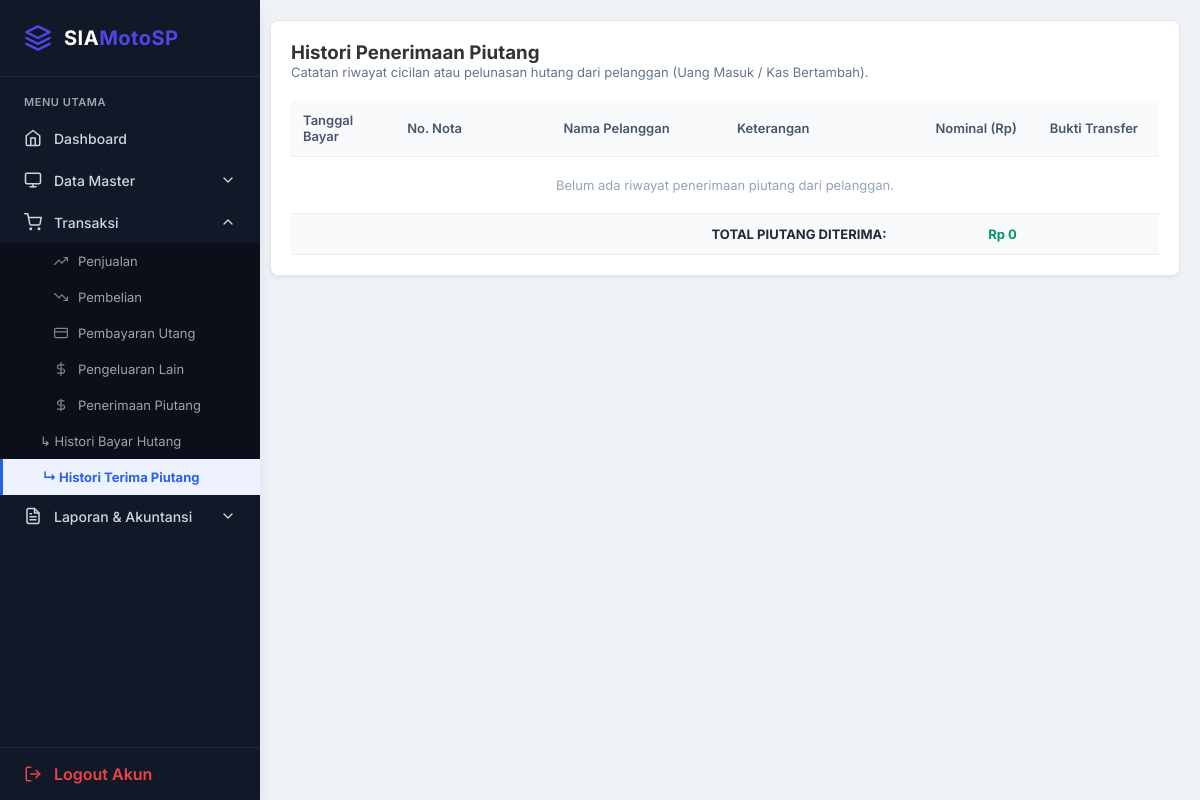
/histori_piutang.php (signed in), run on an earlier commit of the app's database.
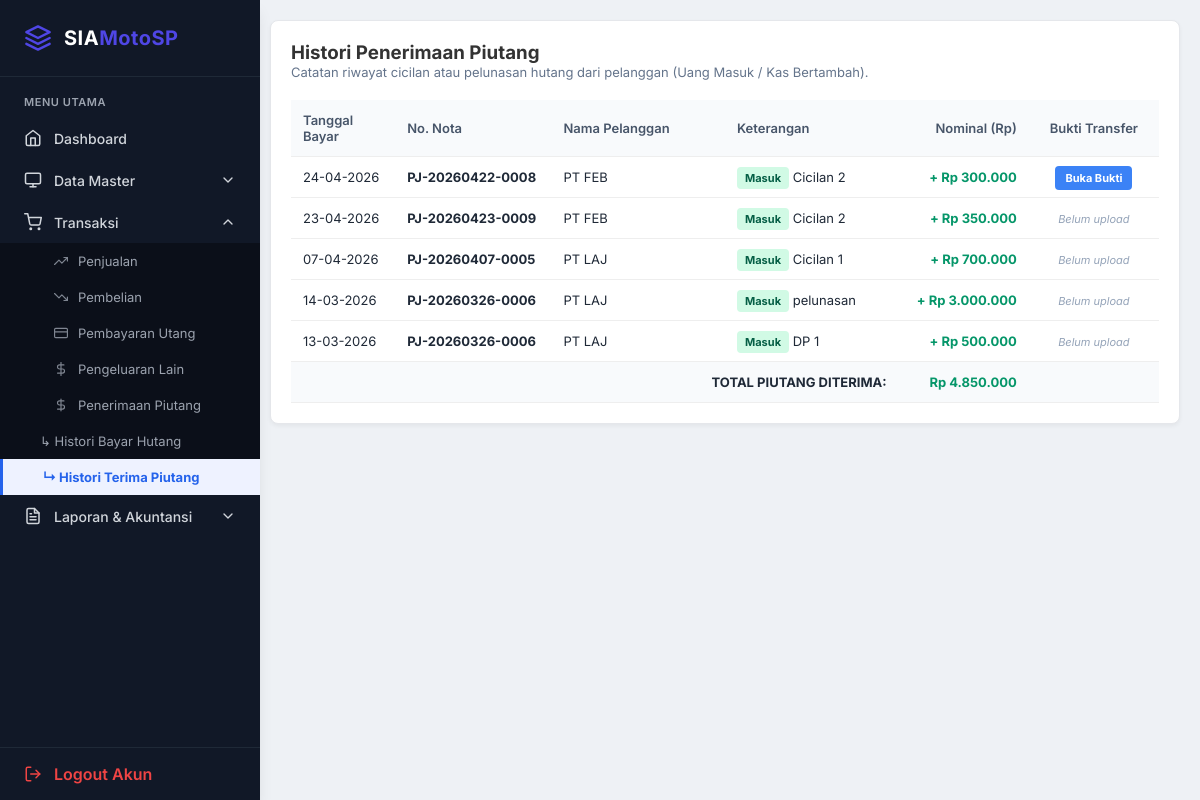
And on a later commit of the database.
### tables this page shows
CREATE TABLE `tb_pembayaran_piutang` (
  `id` int NOT NULL,
  `id_penjualan` int NOT NULL,
  `tanggal` date NOT NULL,
  `jumlah_bayar` decimal(15,2) NOT NULL,
  `keterangan` varchar(255) DEFAULT NULL,
  `created_at` timestamp NOT NULL DEFAULT CURRENT_TIMESTAMP,
  `bukti_bayar` varchar(255) DEFAULT NULL
);

CREATE TABLE `tb_penjualan` (
  `id` int NOT NULL,
  `no_nota` varchar(50) DEFAULT NULL,
  `tanggal` date DEFAULT NULL,
  `nama_pelanggan` varchar(100) DEFAULT NULL,
  `total` decimal(15,2) DEFAULT NULL,
  `metode` enum('tunai','kredit') DEFAULT 'tunai',
  `status_bayar` enum('lunas','belum') DEFAULT 'lunas',
  `sisa_piutang` int DEFAULT '0'
);

### histori_piutang.php (the view, shortened to what this page needs)
<?php
include "config/db.php";
$qHistori = mysqli_query($conn, "
    SELECT pp.*, p.no_nota, p.nama_pelanggan
    FROM tb_pembayaran_piutang pp
    JOIN tb_penjualan p ON pp.id_penjualan = p.id
    ORDER BY pp.tanggal DESC, pp.id DESC
");
?>
<!DOCTYPE html>
<html>
<head>
<link rel="stylesheet" href="inc/style.css">
</head>
<body>
<?php include "sidebar.php"; ?>
<div class="content">
    <div class="card">
        <h3>Histori Penerimaan Piutang</h3>
        <p class="desc">Catatan riwayat cicilan atau pelunasan hutang dari pelanggan (Uang Masuk / Kas Bertambah).</p>
        <table>
            <thead>
                <tr>
                    <th style="width: 12%;">Tanggal Bayar</th>
                    <th style="width: 18%;">No. Nota</th>
                    <th style="width: 20%;">Nama Pelanggan</th>
                    <th style="width: 20%;">Keterangan</th>
                    <th class="right" style="width: 15%;">Nominal (Rp)</th>
                    <th class="center" style="width: 15%;">Bukti Transfer</th>
                </tr>
            </thead>
            <tbody>
                <?php
                $total_masuk = 0;
                if($qHistori && mysqli_num_rows($qHistori) > 0) {
                    while($row = mysqli_fetch_assoc($qHistori)) {
                        $total_masuk += $row['jumlah_bayar'];
                ?>
                <tr>
                    <td><?= date('d-m-Y', strtotime($row['tanggal'])) ?></td>
                    <td><strong><?= isset($row['no_nota']) ? htmlspecialchars($row['no_nota']) : '-' ?></strong></td>
                    <td><?= htmlspecialchars($row['nama_pelanggan']) ?></td>
                    <td><span class="badge-in">Masuk</span> <?= htmlspecialchars($row['keterangan'] ?? 'Pembayaran Piutang') ?></td>
                    <td class="right" style="font-weight: bold; color: #059669;">+ Rp <?= number_format($row['jumlah_bayar'],0,',','.') ?></td>
                    <td class="center">
                        <?php if(!empty($row['bukti_bayar'])): ?>
                            <a href="assets/bukti_bayar/<?= htmlspecialchars($row['bukti_bayar']) ?>" target="_blank" class="btn-bukti">
                                Buka Bukti
                            </a>
                        <?php else: ?>
                            <span style="color:#94a3b8; font-size:11px; font-style:italic;">Belum upload</span>
                        <?php endif; ?>
                    </td>
                </tr>
                <?php
                    }
                } else {
                    echo "<tr><td colspan='6' class='center' style='padding: 20px; color: #94a3b8;'>Belum ada riwayat penerimaan piutang dari pelanggan.</td></tr>";
                }
                ?>
                <tr style="background: #f8fafc; font-weight: bold; font-size: 15px;">
                    <td colspan="4" class="right">TOTAL PIUTANG DITERIMA:</td>
                    <td class="right" style="color: #059669;">Rp <?= number_format($total_masuk,0,',','.') ?></td>
                    <td></td> </tr>
            </tbody>
        </table>
    </div>
</div>
</body>
</html>

### sidebar.php (shortened to what this page needs)
<?php
$current_page = basename($_SERVER['PHP_SELF']);
$menu_master = ['data_barang.php', 'data_kategori.php', 'akun.php', 'supplier.php', 'barang_edit.php'];
$menu_transaksi = ['penjualan.php', 'pembelian.php', 'hutang_pembelian.php', 'pengeluaran.php', 'piutang_penjualan.php', 'histori_hutang.php', 'histori_piutang.php'];
$menu_laporan = ['kartu_stok.php', 'saldo_awal.php', 'jurnal.php', 'jurnal_tambah.php', 'buku_besar.php', 'laporan_laba_rugi.php', 'laporan_neraca.php', 'laporan_stok.php'];
?>
<div class="sidebar">
    <div class="sidebar-brand">
        <svg style="margin-right: 12px;" width="28" height="28" viewBox="0 0 24 24" fill="none" stroke="var(--primary)" stroke-width="2" stroke-linecap="round" stroke-linejoin="round">
            <path d="M12 2L2 7l10 5 10-5-10-5zM2 17l10 5 10-5M2 12l10 5 10-5"/>
        </svg>
        SIA <span>MotoSP</span>
    </div>
    <div style="padding: 18px 24px 8px; font-size: 11px; text-transform: uppercase; font-weight: 600; color: #9CA3AF; letter-spacing: 0.05em;">Menu Utama</div>
    <a href="dashboard.php" class="sidebar-item <?= ($current_page == 'dashboard.php') ? 'active' : '' ?>" style="justify-content: flex-start;">
        <svg style="margin-right: 12px;" width="18" height="18" viewBox="0 0 24 24" fill="none" stroke="currentColor" stroke-width="2" stroke-linecap="round" stroke-linejoin="round"><path d="M3 9l9-7 9 7v11a2 2 0 0 1-2 2H5a2 2 0 0 1-2-2z"></path><polyline points="9 22 9 12 15 12 15 22"></polyline></svg>
        Dashboard
    </a>
    <?php $is_master = in_array($current_page, $menu_master); ?>
    <div class="sidebar-item" onclick="toggleMenu('master', this)">
        <div style="display: flex; align-items: center;">
            Data Master
        </div>
        <svg class="chevron" style="<?= $is_master ? 'transform: rotate(180deg);' : '' ?>" width="16" height="16" viewBox="0 0 24 24" fill="none" stroke="currentColor" stroke-width="2" stroke-linecap="round" stroke-linejoin="round"><polyline points="6 9 12 15 18 9"></polyline></svg>
    </div>
    <?php $is_transaksi = in_array($current_page, $menu_transaksi); ?>
    <div class="sidebar-item" onclick="toggleMenu('transaksi', this)">
        <div style="display: flex; align-items: center;">
            Transaksi
        </div>
        <svg class="chevron" style="<?= $is_transaksi ? 'transform: rotate(180deg);' : '' ?>" width="16" height="16" viewBox="0 0 24 24" fill="none" stroke="currentColor" stroke-width="2" stroke-linecap="round" stroke-linejoin="round"><polyline points="6 9 12 15 18 9"></polyline></svg>
    </div>
    <div class="submenu" id="transaksi" style="<?= $is_transaksi ? 'display: block;' : '' ?>">
        <a href="penjualan.php" class="<?= ($current_page == 'penjualan.php') ? 'active' : '' ?>"><svg width="14" height="14" viewBox="0 0 24 24" fill="none" stroke="currentColor" stroke-width="2" stroke-linecap="round" stroke-linejoin="round"><polyline points="23 6 13.5 15.5 8.5 10.5 1 18"></polyline><polyline points="17 6 23 6 23 12"></polyline></svg> Penjualan</a>
        <a href="pembelian.php" class="<?= ($current_page == 'pembelian.php') ? 'active' : '' ?>"><svg width="14" height="14" viewBox="0 0 24 24" fill="none" stroke="currentColor" stroke-width="2" stroke-linecap="round" stroke-linejoin="round"><polyline points="23 18 13.5 8.5 8.5 13.5 1 6"></polyline><polyline points="17 18 23 18 23 12"></polyline></svg> Pembelian</a>
        <a href="hutang_pembelian.php" class="<?= ($current_page == 'hutang_pembelian.php') ? 'active' : '' ?>"><svg width="14" height="14" viewBox="0 0 24 24" fill="none" stroke="currentColor" stroke-width="2" stroke-linecap="round" stroke-linejoin="round"><rect x="1" y="4" width="22" height="16" rx="2" ry="2"></rect><line x1="1" y1="10" x2="23" y2="10"></line></svg> Pembayaran Utang</a>
        <a href="pengeluaran.php" class="<?= ($current_page == 'pengeluaran.php') ? 'active' : '' ?>"><svg width="14" height="14" viewBox="0 0 24 24" fill="none" stroke="currentColor" stroke-width="2" stroke-linecap="round" stroke-linejoin="round"><line x1="12" y1="1" x2="12" y2="23"></line><path d="M17 5H9.5a3.5 3.5 0 0 0 0 7h5a3.5 3.5 0 0 1 0 7H6"></path></svg> Pengeluaran Lain</a>
        <a href="piutang_penjualan.php" class="<?= ($current_page == 'piutang_penjualan.php') ? 'active' : '' ?>"><svg width="14" height="14" viewBox="0 0 24 24" fill="none" stroke="currentColor" stroke-width="2" stroke-linecap="round" stroke-linejoin="round"><path d="M12 2v20M17 5H9.5a3.5 3.5 0 0 0 0 7h5a3.5 3.5 0 0 1 0 7H6"></path></svg> Penerimaan Piutang</a>
        <a href="histori_hutang.php" class="<?= ($current_page == 'histori_hutang.php') ? 'active' : '' ?>" style="padding-left: 40px; font-size: 13px;">↳ Histori Bayar Hutang</a>
        <a href="histori_piutang.php" class="<?= ($current_page == 'histori_piutang.php') ? 'active' : '' ?>" style="padding-left: 40px; font-size: 13px;">↳ Histori Terima Piutang</a>
    </div>
    <?php $is_laporan = in_array($current_page, $menu_laporan); ?>
    <div class="sidebar-item" onclick="toggleMenu('laporan', this)">
        <div style="display: flex; align-items: center;">
            Laporan & Akuntansi
        </div>
        <svg class="chevron" style="<?= $is_laporan ? 'transform: rotate(180deg);' : '' ?>" width="16" height="16" viewBox="0 0 24 24" fill="none" stroke="currentColor" stroke-width="2" stroke-linecap="round" stroke-linejoin="round"><polyline points="6 9 12 15 18 9"></polyline></svg>
    </div>
    <div style="flex:1;"></div>
    <a href="logout.php" class="logout-btn">
        Logout Akun
    </a>
</div>

### inc/style.css (style rules this page uses)
:root { --primary: #4F46E5; --primary-hover: #4338CA; --success: #10B981; --danger: #EF4444; --bg-light: #F3F4F6; --sidebar-bg: #111827; --sidebar-text: #D1D5DB; --sidebar-hover: #1F2937; --card-bg: #FFFFFF; --text-main: #1F2937; --text-muted: #6B7280; --border: #E5E7EB; --shadow-sm: 0 1px 2px 0 rgba(0, 0, 0, 0.05); --shadow-md: 0 4px 6px -1px rgba(0, 0, 0, 0.1), 0 2px 4px -1px rgba(0, 0, 0, 0.06); --shadow-lg: 0 10px 15px -3px rgba(0, 0, 0, 0.1), 0 4px 6px -2px rgba(0, 0, 0, 0.05); }
* { margin: 0; padding: 0; box-sizing: border-box; font-family: 'Inter', sans-serif; }
body { background-color: var(--bg-light); color: var(--text-main); display: flex; min-height: 100vh; }
.sidebar { width: 260px; background: var(--sidebar-bg); color: var(--sidebar-text); position: fixed; height: 100vh; overflow-y: auto; display: flex; flex-direction: column; box-shadow: var(--shadow-lg); z-index: 100; }
.sidebar-brand { padding: 24px; font-size: 20px; font-weight: 700; color: #fff; border-bottom: 1px solid var(--sidebar-hover); letter-spacing: 0.5px; display: flex; align-items: center; }
.sidebar-brand span { color: var(--primary); }
.sidebar-item { padding: 12px 24px; color: var(--sidebar-text); text-decoration: none; display: flex; align-items: center; justify-content: space-between; transition: all 0.2s ease; font-weight: 500; font-size: 14px; cursor: pointer; }
.sidebar-item .chevron { transition: transform 0.3s ease; }
.submenu { display: none; background: #0B0F19; }
.submenu a { padding: 10px 24px 10px 54px; display: flex; align-items: center; color: #9CA3AF; text-decoration: none; font-size: 13px; transition: 0.2s; }
.submenu a svg { margin-right: 10px; opacity: 0.8; }
.logout-btn { margin-top: auto; padding: 16px 24px; color: #EF4444; text-decoration: none; font-weight: 600; display: flex; align-items: center; border-top: 1px solid var(--sidebar-hover); transition: 0.2s; }
.content { padding: 32px; flex: 1; }
.card { background: var(--card-bg); border-radius: 12px; padding: 24px; box-shadow: var(--shadow-md); border: 1px solid var(--border); transition: transform 0.2s ease, box-shadow 0.2s ease; }
.submenu a.active { background: #eef2ff; color: #2563eb; font-weight: bold; border-left: 3px solid #2563eb; }

### histori_piutang.php (style rules this page uses)
.content { margin-left:250px; padding:20px; background:#eef1f5; min-height:100vh; }
.card { background:#fff; border-radius:8px; padding:20px; box-shadow: 0 2px 4px rgba(0,0,0,0.05); }
h3 { margin-top:0; color:#333; }
p.desc { font-size: 13px; color: #64748b; margin-bottom: 20px; }
table { width:100%; border-collapse:collapse; margin-top:10px; }
th, td { padding:12px; border-bottom:1px solid #eee; font-size:13px; text-align: left; }
th { background:#f8fafc; color: #475569; font-weight: 600; }
td.right, th.right { text-align: right; }
td.center, th.center { text-align: center; }
.badge-in { background-color: #d1fae5; color: #065f46; padding: 4px 8px; border-radius: 4px; font-weight: bold; font-size: 11px; }
.btn-bukti { background:#3b82f6; color:#fff; padding:5px 10px; border-radius:4px; text-decoration:none; font-size:11px; font-weight:bold; }

What changed in the data, as far as the page shows it:
added tb_pembayaran_piutang: tanggal "24-04-2026", id_penjualan.no_nota "PJ-20260422-0008", id_penjualan.nama_pelanggan "PT FEB", keterangan "Cicilan 2", jumlah_bayar "300.000"
added tb_pembayaran_piutang: tanggal "23-04-2026", id_penjualan.no_nota "PJ-20260423-0009", id_penjualan.nama_pelanggan "PT FEB", keterangan "Cicilan 2", jumlah_bayar "350.000", shows "Belum upload"
added tb_pembayaran_piutang: tanggal "07-04-2026", id_penjualan.no_nota "PJ-20260407-0005", id_penjualan.nama_pelanggan "PT LAJ", keterangan "Cicilan 1", jumlah_bayar "700.000", shows "Belum upload"
added tb_pembayaran_piutang: tanggal "14-03-2026", id_penjualan.no_nota "PJ-20260326-0006", id_penjualan.nama_pelanggan "PT LAJ", keterangan "pelunasan", jumlah_bayar "3.000.000", shows "Belum upload"
added tb_pembayaran_piutang: tanggal "13-03-2026", id_penjualan.no_nota "PJ-20260326-0006", id_penjualan.nama_pelanggan "PT LAJ", keterangan "DP 1", jumlah_bayar "500.000", shows "Belum upload"
Also different on the page:
$total_masuk: "0" → "4.850.000"
text no longer shown: "Belum ada riwayat penerimaan piutang dari pelanggan."
